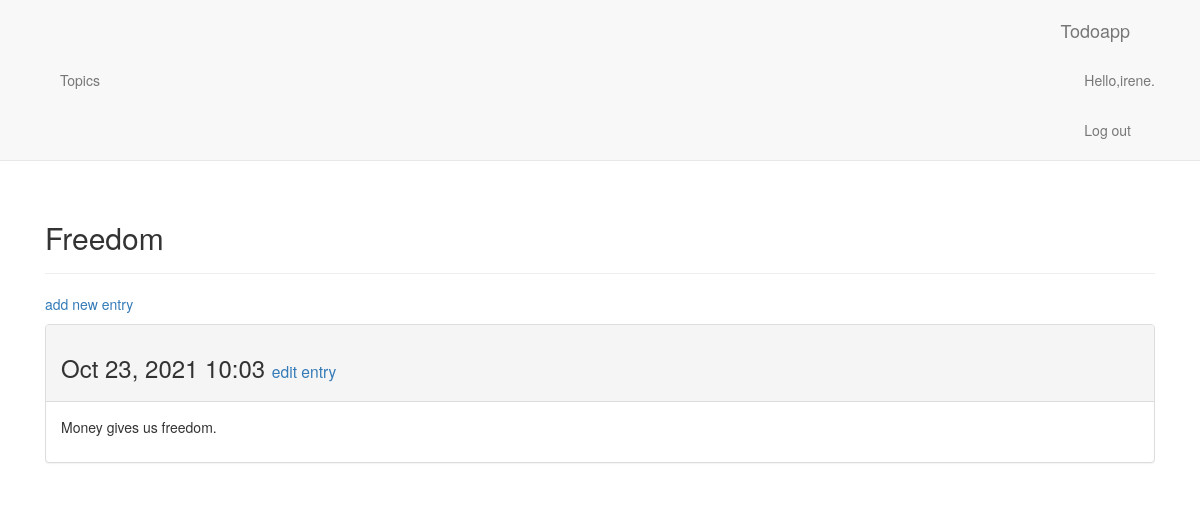
Page /todoapp/topics/4/ (signed in) on the committed database.
### todoapp/models.py (models this page shows, shortened)
class Topic(models.Model):
    text = models.CharField(max_length=200)
    date_added = models.DateTimeField(auto_now=True)
    owner = models.ForeignKey(User,on_delete=models.CASCADE)
    def __str__(self):
        return self.text

class Entry(models.Model):
    topic = models.ForeignKey(Topic,on_delete=models.CASCADE)
    text = models.TextField()
    date_added = models.DateTimeField(auto_now=True)
    class Meta:
        verbose_name_plural = 'entries'

### todoapp/views.py (the view)
# urls.py: path('topics/<int:topic_id>/',views.topic,name='topic'),
@login_required
def topic(request,topic_id):
    topic = Topic.objects.get(id=topic_id)
    entries = topic.entry_set.order_by('-date_added')
    context = {'topic':topic,'entries':entries}
    return render(request,'todoapp/topic.html',context)

### todoapp/templates/todoapp/topic.html
{% extends 'todoapp/base.html' %}
{% block header%}
    <h2>{{topic}}</h2>
{% endblock header %}
{% block content %}
  <p>
      <a href="{% url 'todoapp:new_entry' topic.id%}">add new entry </a>
  </p>
    {% for entry in entries%}
    <div class="panel panel-default">
        <div class="panel-heading">
            <h3>
                {{ entry.date_added|date:'M d, Y H:i' }}
                <small>
                    <a href="{% url 'todoapp:edit_entry' entry.id%}">edit entry</a>
                </small>
            </h3>
        </div>
        <div class="panel-body">
            {{entry.text|linebreaks}}
        </div>
    </div>
    {% empty %}
        There are no entries for this topic yet
    {% endfor %}
{% endblock content%}

### todoapp/templates/todoapp/base.html (shortened to what this page needs)
   {% load bootstrap3 %}
   <!DOCTYPE html>
   <html lang="en">
   <head>
    <link href="https://cdn.jsdelivr.net/npm/bootstrap@5.1.3/dist/css/bootstrap.min.css" rel="stylesheet">
     {% bootstrap_css%}
   </head>
   <body>
     <nav class="navbar navbar-default navbar-static-top">
       <div class="container">
         <div class="navbar-header">
           <a class="navbar-brand" href="{% url 'todoapp:index' %} ">Todoapp</a>
         </div>
         <div id="navbar" class="navbar-collapse collapse">
           <ul class="nav navbar-nav">
             <li><a href="{% url 'todoapp:topics'%}">Topics</a></li>
           </ul>
           <ul class="nav navbar-nav navbar-right">
             {% if user.is_authenticated %}
                <li><a>Hello,{{ user.username}}.</a></li>
                <li><a href="{% url 'users:logout' %}">Log out</a></li>
              {% else %}
                 <li><a href="{% url 'users:register' %}">Register</a></li>
                 <li><a href="{% url 'users:login' %}">Login</a></li>
              {% endif %}
           </ul>
         </div>
       </div>
     </nav>
     <div class="container">
       <div class="page-header">
         {% block header%}{% endblock header %}
       </div>
       <div>
         {% block content%}{% endblock content %}
       </div>
     </div>
   </body>
   </html>

### rows in the picture
Topic: text "Freedom"
Entry: date_added "Oct 23, 2021 10:03", text "Money gives us freedom."

### other values in the picture
{{ user.username }} "irene"
